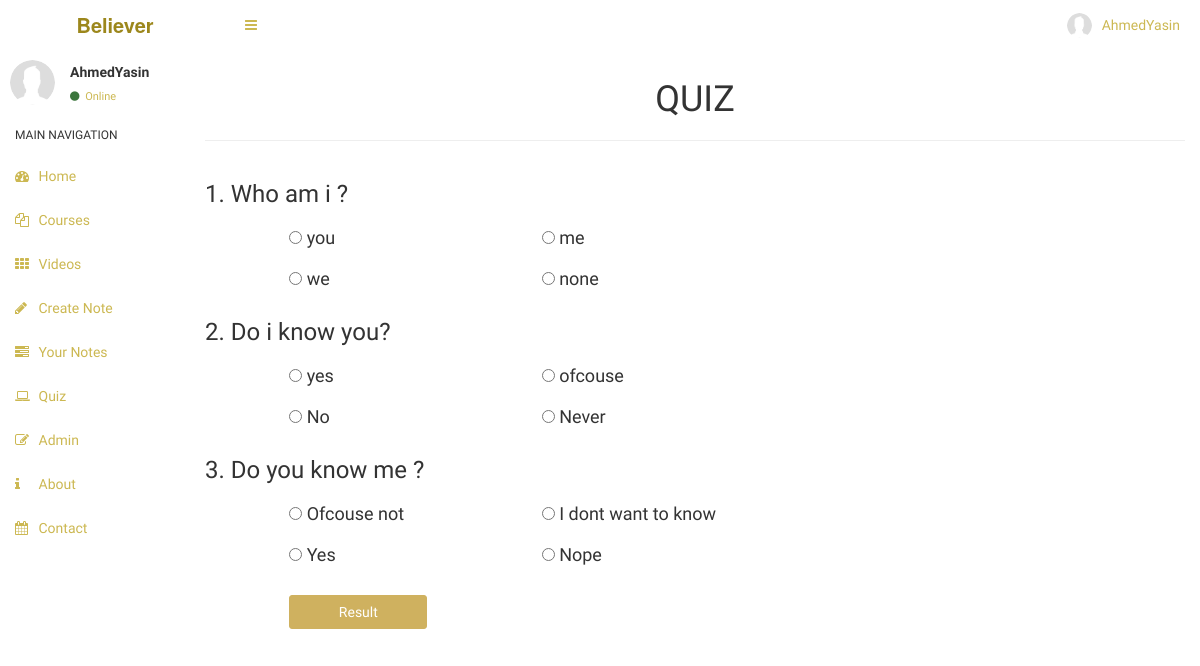
The app's page /quiz/one (signed in) with its own data.
### accounts/models.py (models this page shows, shortened)
class UserProfile(models.Model):
    user = models.OneToOneField(auth.models.User, on_delete=models.CASCADE)
    avatar = models.ImageField(("Avatar"), upload_to='displays', default = 'default.png',height_field=None, width_field=None, max_length=None,blank = True)
    slug = models.SlugField(blank = True)
    create_date = models.DateTimeField(default = timezone.now)

### quiz/models.py (models this page shows, shortened)
class Questions(models.Model):
    CAT_CHOICES = (
    ('one','Week one'),
    ('two','Week two'),
    ('three','Week three'),
    ('four','Week four')
    )
    question = models.CharField(max_length = 250)
    optiona = models.CharField(max_length = 100)
    optionb = models.CharField(max_length = 100)
    optionc = models.CharField(max_length = 100)
    optiond = models.CharField(max_length = 100)
    answer = models.CharField(max_length = 100)
    catagory = models.CharField(max_length=20, choices = CAT_CHOICES)
    class Meta:
        ordering = ('-catagory',)

### quiz/views.py (the view)
# urls.py: path('<str:choice>', views.questions, name = 'questions'),
@login_required
def questions(request , choice):
    print(choice)
    ques = Questions.objects.filter(catagory__exact = choice)
    global ques1
    ques1 = Questions.objects.filter(catagory__exact = choice).count()
    return render(request,
        'quiz/questions.html',
        {'ques':ques})

### quiz/templates/quiz/questions.html (shortened to what this page needs)
{% extends 'pages/videos.html' %}
{% block content%}
<div class='container' style='padding-right: 15px;
    padding-left: 175px;
    margin-right: auto;
    margin-left: auto;'>
<h1 style='text-align:center'>QUIZ</h1>
<form action="./result" method="post">
<hr>
  {% for que in ques %}
  <div class="row">
    <div class="col-md-10">
      <h3>{{ forloop.counter }}. {{ que.question }}</h3>
    </div>
  </div>
  <div class="row">
    <div class="col-md-1"></div>
    <div class="col-md-3">
      <h4>
      <input type="radio" name="{{ que.id }}" value="{{ que.optiona }}">
      {{ que.optiona }}
    </h4>
    </div>
    <div class="col-md-3">
      <h4>
      <input type="radio" name="{{ que.id }}" value="{{ que.optionb }}">
      {{ que.optionb }}
    </h4>
    </div>
  </div>
  <div class="row">
    <div class="col-md-1"></div>
    <div class="col-md-3">
      <h4>
      <input type="radio" name="{{ que.id }}" value="{{ que.optionc }}">
      {{ que.optionc }}
    </h4>
    </div>
    <div class="col-md-3">
      <h4>
      <input  class="form_control" type="radio" name="{{ que.id }}" value="{{ que.optiond }} ">
      {{ que.optiond }}
    </h4>
    </div>
  </div>
  {% endfor %}
  <br>
  <div class="row">
    <div class="col-md-1">
    </div>
    <div class="col-xs-2">
      <button type="submit" class="btn btn-block btn-success btn-md"  style=" background-color: #cfb15f ; border-color: #cfb15f;">Result</button>
    </div>
  </div>
</form>
</div>
{% endblock %}

### templates/pages/videos.html (shortened to what this page needs)
<!DOCTYPE html>
{% load static %}
<html lang="en">
<head>
  <link href="{% static 'bootstrap/css/bootstrap.css'%}" rel="stylesheet" type="text/css" />
  <link href="{% static 'videoslist/videoslist.css'%}" rel="stylesheet" type="text/css" />
<link href="{% static 'dist/css/AdminLTE.css'%}" rel="stylesheet" type="text/css" />
<link href="{% static 'dist/css/skins/skin-yellow.css'%}" rel="stylesheet" type="text/css" />
<link href="{% static 'plugins/iCheck/flat/yellow.css'%}" rel="stylesheet" type="text/css" />
<link href="{% static 'plugins/morris/morris.css'%}" rel="stylesheet" type="text/css" />
<link href="{% static 'plugins/jvectormap/jquery-jvectormap-1.2.2.css'%}" rel="stylesheet" type="text/css" />
<link href="{% static 'plugins/datepicker/datepicker3.css'%}" rel="stylesheet" type="text/css" />
<link href="{% static 'plugins/daterangepicker/daterangepicker-bs3.css'%}" rel="stylesheet" type="text/css" />
<link href="{% static 'plugins/bootstrap-wysihtml5/bootstrap3-wysihtml5.min.css'%}" rel="stylesheet" type="text/css" />
<link href="https://maxcdn.bootstrapcdn.com/font-awesome/4.3.0/css/font-awesome.min.css" rel="stylesheet" type="text/css" />
<link href="http://code.ionicframework.com/ionicons/2.0.0/css/ionicons.min.css" rel="stylesheet" type="text/css" />
   <link href="{% static 'notes/notes_detail.css' %}" rel="stylesheet">
</head>
<body>
 <div style='margin-top:-20px'>
  {% include 'pages/base_stuff/navbar.html' %} </div>
 <div class='container'><p style ='text-align:center'>
  {% block content %}
  {% endblock content %}
  </p></div>
  {% include 'pages/base_stuff/sidebar.html' %}
</body>
</html>

### templates/pages/base_stuff/navbar.html (shortened to what this page needs)
<header class="main-header">
        <a href="{%url 'test' %}" class="logo"><b>Believer</b></a>
        <nav class="navbar navbar-static-top" role="navigation">
          <a href="#" class="sidebar-toggle" data-toggle="offcanvas" role="button">
          </a>
          <div class="navbar-custom-menu">
            <ul class="nav navbar-nav">
              <li class="dropdown user user-menu">
                <a href="#" class="dropdown-toggle" data-toggle="dropdown">
                  <img src="{{ user.userprofile.avatar.url }}" class="user-image" alt="User Image"/>
                  <span class="hidden-xs">{{ user.username }}</span>
                </a>
                <ul class="dropdown-menu">
                  <li class="user-header">
                    <h4>
                      <b>{{ user.username }}
                    </h4>
                  </li>
                </ul>
              </li>
            </ul>
          </div>
        </nav>
      </header>

### templates/pages/base_stuff/sidebar.html
{% load static %}
  <aside class="main-sidebar">
        <section class="sidebar">
          <div class="user-panel">
            <div class="pull-left image">
              <img src="{{ user.userprofile.avatar.url }}" class="img-circle" alt="User Image" />
            </div>
            <div class="pull-left info">
              <p>{{ user.username }}</p>
              <a href="#">{% if user.is_active %}<i class="fa fa-circle text-success"></i> Online {% else %}<i class="fa fa-circle text-danger"></i> Offline {% endif %}</a>
            </div>
          </div>
          <ul class="sidebar-menu">
            <li class="header" style='font-weight: normal;'>MAIN NAVIGATION</li>
            <li class="active treeview">
              <a href="{% url 'test' %}">
                <i class="fa fa-dashboard"></i> <span style='font-weight: normal;'>Home</span>
              </a>
            </li>
            <li class="treeview">
              <a href="#">
                <i class="fa fa-files-o"></i>
               <span style='font-weight: normal;'>Courses</span>
               </a>
            </li>
            <li>
              <a href="{% url 'videos:videos_playlist' %}">
                <i class="fa fa-th"></i> <span style='font-weight: normal;'>Videos</span>
              </a>
            </li>
            <li class="active treeview">
              <a href="{%url 'notes:notes_create'%}">
                <i class="fa fa-pencil"> </i> <span style='font-weight: normal;'>Create Note</span>
              </a>
            </li>
             <li class="active treeview">
              <a href="{%url 'notes:notes_list' user.username %}">
                <i class="fa fa-tasks"> </i> <span style='font-weight: normal;'>Your Notes</span>
              </a>
            </li>
            <li class="treeview">
              <a href="{%url 'quiz:home'%}">
                <i class="fa fa-laptop"></i>
                <span style='font-weight: normal;'>Quiz</span>
              </a>
            </li>
          {% if user.is_superuser %}
            <li class="treeview">
              <a href="{% url 'admin:index' %}">
                <i class="fa fa-edit"></i> <span style='font-weight: normal;'>Admin</span>
              </a>
            </li>
            {% endif %}
            <li class="treeview">
              <a href="{% url 'about' %}">
                <i class="fa fa-info"> </i> <span style='font-weight: normal;'>About</span>
              </a>
            </li>
        <li>
              <a href="{% url 'accounts:contact' %}">
                <i class="fa fa-calendar"></i> <span style='font-weight: normal;'>Contact</span>
              </a>
            </li>
        </section>

### static/notes/notes_detail.css (style rules this page uses)
body { margin-top:20px; }

### records on screen
Questions: question "Who am i ?", optiona "you", optionb "me", optionc "we", optiond "none"
Questions: question "Do i know you?", optiona "yes", optionb "ofcouse", optionc "No", optiond "Never"
Questions: question "Do you know me ?", optiona "Ofcouse not", optionb "I dont want to know", optionc "Yes", optiond "Nope"

### other values on screen
{{ user.username }} "AhmedYasin"
